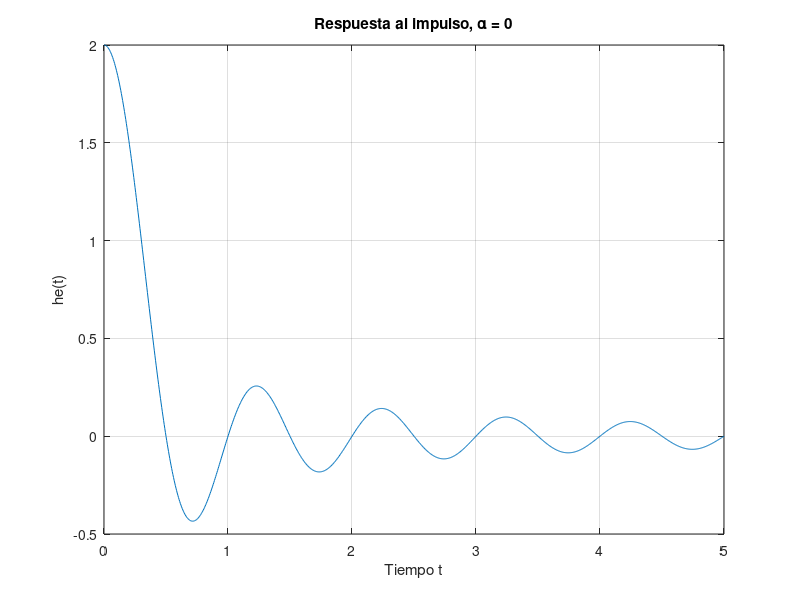
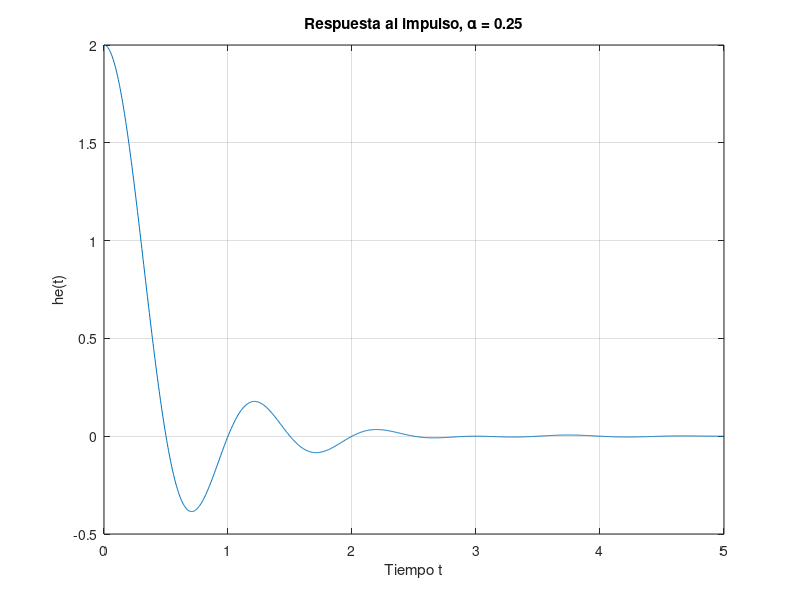
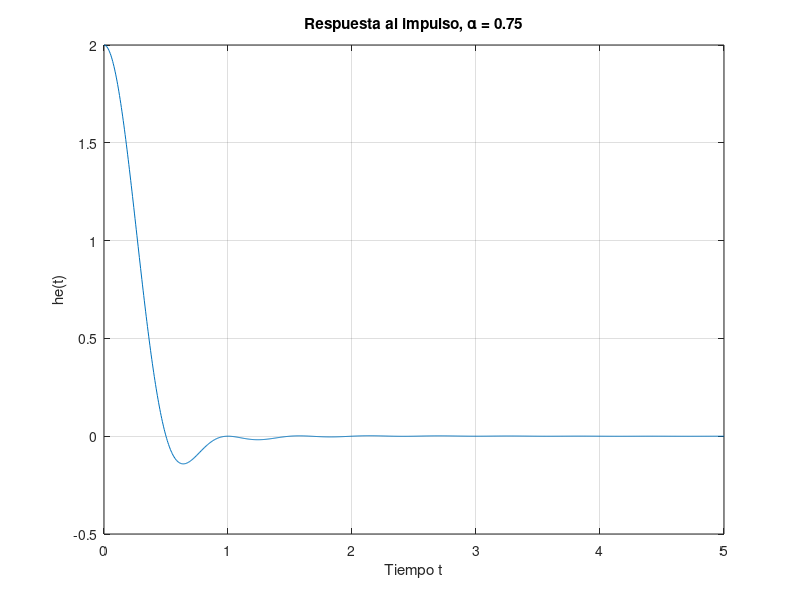
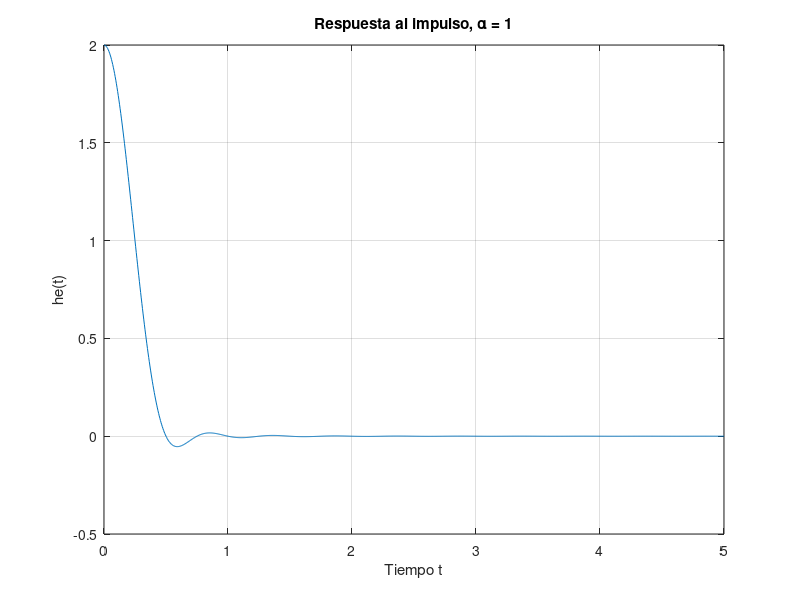

MATLAB code to generate these figures, in order:
% Parámetros
Frecuencia_Base = 1; % Frecuencia base
Valores_Alpha = [0, 0.25, 0.75, 1]; % Factores de roll-off
t = linspace(0, 5/Frecuencia_Base, 1000);  % Tiempo
f = linspace(-2*Frecuencia_Base, 2*Frecuencia_Base, 1000); % Frecuencia

% Respuesta al impulso he(t)
for Alpha = Valores_Alpha
    fd = Alpha * Frecuencia_Base;
    he_t = 2*Frecuencia_Base * (sin(2*pi*Frecuencia_Base*t)./(2*pi*Frecuencia_Base*t)) .* (cos(2*pi*fd*t)./(1 - (4*fd*t).^2));
    he_t(t==0) = 2*Frecuencia_Base;  % Valor en t = 0

    figure;
    plot(t, he_t);
    title(['Respuesta al impulso, \alpha = ' num2str(Alpha)]);
    xlabel('Tiempo t');
    ylabel('he(t)');
    grid on;
end

% Respuesta en frecuencia He(f)
for Alpha = Valores_Alpha
    H = zeros(size(f));
    for i = 1:length(f)
        Frecuencia_absoluta = abs(f(i));
        if Frecuencia_absoluta < Frecuencia_Base * (1 - Alpha)
            H(i) = 1;
        elseif Frecuencia_absoluta <= Frecuencia_Base * (1 + Alpha)
            H(i) = 0.5 * (1 + cos(pi/(2*Alpha*Frecuencia_Base) * (Frecuencia_absoluta - Frecuencia_Base * (1 - Alpha))));
        else
            H(i) = 0;
        end
    end

    figure;
    plot(f, H);
    title(['Respuesta en frecuencia, \alpha = ' num2str(Alpha)]);
    xlabel('Frecuencia f');
    ylabel('He(f)');
    grid on;
end
